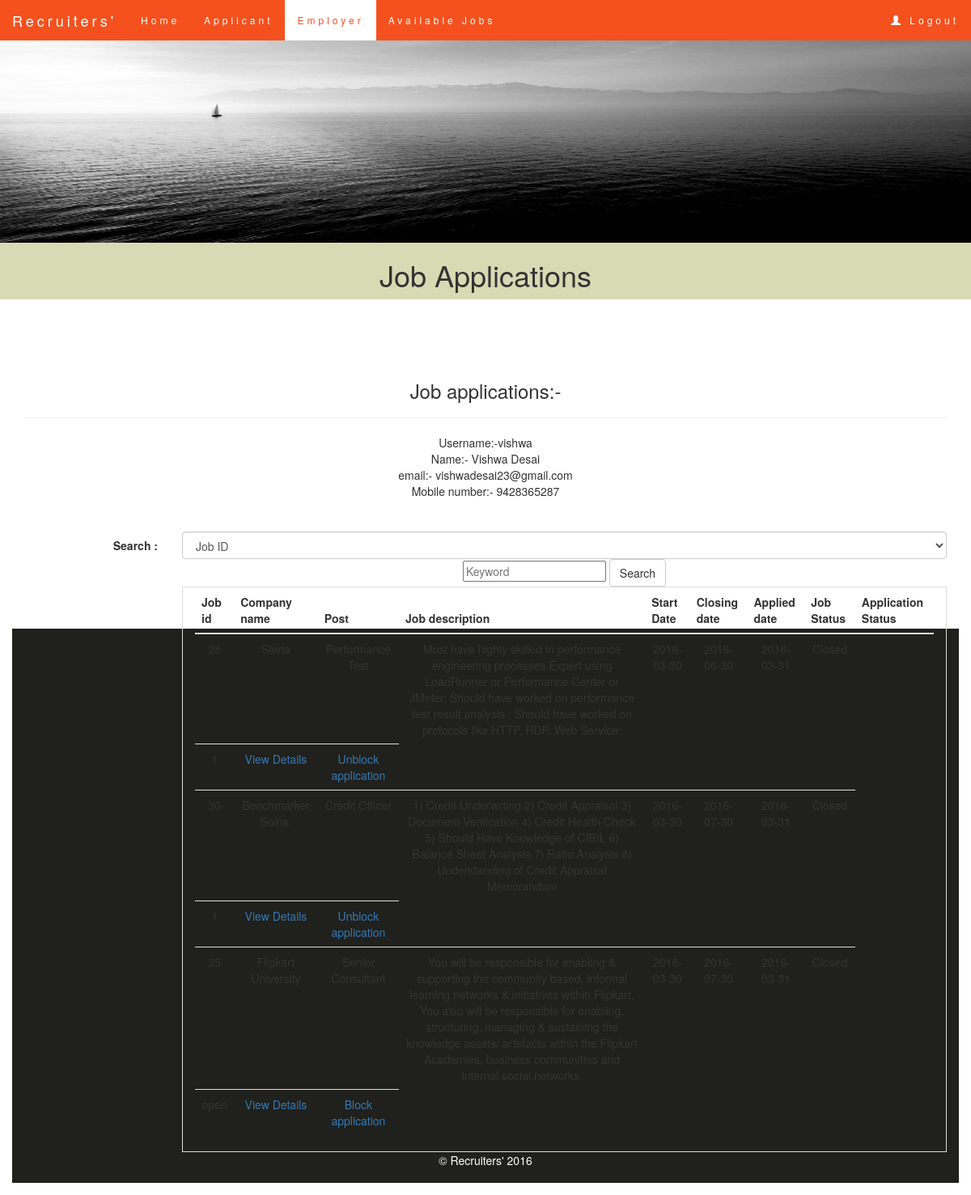
/admin/applications.php?id=18 (signed in), run on the app's committed database.
### tables this page shows
CREATE TABLE IF NOT EXISTS `employees` (
  `id` int(11) NOT NULL AUTO_INCREMENT,
  `username` varchar(10) NOT NULL,
  `email` varchar(255) NOT NULL,
  `password` varchar(50) NOT NULL,
  `fname` varchar(25) NOT NULL,
  `birthday` date NOT NULL,
  `city` varchar(50) NOT NULL,
  `number` bigint(12) NOT NULL,
  `experience` varchar(20) NOT NULL,
  `education` varchar(255) NOT NULL,
  `resume` varchar(500) NOT NULL,
  `univ` varchar(50) NOT NULL,
  `year` int(11) NOT NULL,
  `closejob` varchar(10) NOT NULL DEFAULT 'open',
  `showjob` int(11) NOT NULL,
  `propic` varchar(50) NOT NULL,
  PRIMARY KEY (`id`)
);

CREATE TABLE IF NOT EXISTS `jobapplications` (
  `unique_id` int(11) NOT NULL AUTO_INCREMENT,
  `job_id` int(10) NOT NULL,
  `company_id` int(11) NOT NULL,
  `employee_id` int(10) NOT NULL,
  `applied_date` date NOT NULL,
  `closejob` varchar(10) NOT NULL DEFAULT 'open',
  PRIMARY KEY (`unique_id`)
);

CREATE TABLE IF NOT EXISTS `postjob` (
  `username` varchar(10) NOT NULL,
  `cmpname` varchar(50) NOT NULL,
  `category` varchar(30) NOT NULL,
  `email` varchar(50) NOT NULL,
  `job_id` int(11) NOT NULL AUTO_INCREMENT,
  `company_id` int(11) NOT NULL,
  `role` varchar(100) NOT NULL,
  `jobdesc` varchar(1000) NOT NULL,
  `stipend` int(10) NOT NULL,
  `location` varchar(25) NOT NULL,
  `vacancy` int(5) NOT NULL,
  `profile` varchar(1000) NOT NULL,
  `posted_date` date NOT NULL,
  `contact` bigint(20) NOT NULL,
  `cmpdesc` varchar(1000) NOT NULL,
  `deadline` date NOT NULL,
  `closejob` varchar(10) NOT NULL DEFAULT 'open',
  `logos` varchar(500) NOT NULL,
  `notification` int(11) NOT NULL,
  `requestdate` date NOT NULL,
  PRIMARY KEY (`job_id`)
);

### admin/applications.php (the view, shortened to what this page needs)
<!DOCTYPE html>
<html lang="en">
<head>
    <link rel="stylesheet" href="http://maxcdn.bootstrapcdn.com/bootstrap/3.3.6/css/bootstrap.min.css">
   <link rel="stylesheet" href="\PHPProject\main.css">
</head>
<body>
    <nav class="navbar navbar-default navbar-fixed-top">
    <div class="container-fluid">
    <div class="navbar-header">
        <a class="navbar-brand" href="#">Recruiters'</a>
    </div>
    <ul class="nav navbar-nav">
        <li><a href="\PHPProject\admin\home.php">Home</a></li>
        <li ><a href="\PHPProject\admin\employee.php">Applicant</a></li>
        <li class="active"><a href="\PHPProject\admin\employer.php" >Employer</a></li>
        <li><a href="\PHPProject\admin\jobs.php">Available Jobs</a></li>
    </ul>
    <ul class="nav navbar-nav navbar-right" >
        <li><a href="\PHPProject\logout.php"><span class="glyphicon glyphicon-user"> </span>&nbsp;Logout</a></li>
    </ul>
    </div>
    </nav>
    <img class="img" src="\PHPProject\home_img.jpg.jpg" alt="home_img">
    <div class="container-fluid text-center register">
        <h1>Job Applications</h1>
    </div>
    <br/><br/><br/><br/>
<div class="container text-center">
<?php
$connecion=new PDO('mysql:host=localhost;dbname=project','root','');
$statement="SELECT * FROM employees WHERE id=?";
$query=$connecion->prepare($statement);
if(!$query->execute(array($_GET['id']))){
	echo "error";
	die();
}
if(!$row=$query->fetch(PDO::FETCH_OBJ)){
	echo"not available employee details";
	die();
}
echo "<h3>Job applications:-</h3>";
echo "<hr>";
echo "Username:-$row->username";
echo "<br>Name:- $row->fname";
echo "<br>email:- $row->email";
echo "<br>Mobile number:- $row->number";
?>
</div>
<br><br>
<div class="container text-center">
<form class="form-horizontal" role="form">
<div class="form-group">
<label class="control-label col-sm-2" for="category">Search : </label>
<div class="col-sm-10">
<select class="form-control" name='category' id="cat">
<option value="job_id">Job ID</option>
</select>
<input type="text" name="key" id="k" placeholder="Keyword">
<input type="submit" class="btn btn-default" value="Search" >
</form>
<div class="container-fluid table-bordered table-hover">
<table class="table">
<thead>
<tr>
<?php
$connection=new PDO('mysql:host=localhost;dbname=project','root','');
$flag=0;
if(isset($_GET['key'])){
				$flag=1;
				$key="%".$_GET['key']."%";
				$statement1="SELECT * FROM jobapplications WHERE employee_id=?";
				$query1=$connection->prepare($statement1);
				if(!$query1->execute(array($_GET['id']))){
					echo "error";
					die();
				}
}else{
	$flag=0;
	$statement1="SELECT * FROM jobapplications WHERE employee_id=?";
	$query1=$connection->prepare($statement1);
	if(!$query1->execute(array($_GET['id']))){
		echo "error";
		die();
	}
}
echo "<th>Job id</th>";
echo "<th>Company name</th>";
echo "<th>Post</th>";
echo "<th>Job description</th>";
echo "<th>Start Date</th>";
echo "<th>Closing date</th>";
echo "<th>Applied date</th>";
echo "<th>Job Status</th>";
echo "<th>Application Status</th></tr></thead><tbody>";
while($jobapplicationrow=$query1->fetch(PDO::FETCH_OBJ)){
	if($flag==1){
		$statement2="SELECT * FROM `postjob` WHERE `job_id`=$jobapplicationrow->job_id and `". $_GET['category']."` LIKE '". $key."'";
	}else{
		$statement2="SELECT * FROM postjob WHERE job_id=".$jobapplicationrow->job_id;
	}
	if(!$query2=$connection->query($statement2)){
		echo "error";
		die();
	}
	if(!$jobrow=$query2->fetch(PDO::FETCH_OBJ)){
		continue;
	}
	echo "<tr><td>$jobrow->job_id</td>";
	echo "<td>$jobrow->cmpname</td>";
	echo "<td>$jobrow->role</td>";
	echo "<td>$jobrow->jobdesc</td>";
	echo "<td>$jobrow->posted_date</td>";
	echo "<td>$jobrow->deadline</td>";
	echo "<td>$jobapplicationrow->applied_date</td>";
	$end_date=$jobrow->deadline;
	$today="20".date('y/m/d');
	if(strtotime($end_date)<strtotime($today)){
		echo "<td>Closed</td></tr>";
	}else{
		echo "<td>$jobrow->closejob</td>";
	}
	if($row->closejob=="blocked"){
		echo "<td>$row->closejob</td>";
		echo "<td><a href=\"viewjobdetails.php?employee_id=".$_GET['id']."&job_id=".$jobapplicationrow->job_id."\">View Details</a>";
		echo "<td>Account is inactive</td>";
	}else if($jobrow->closejob=="removed"){
		echo "<td>$jobrow->closejob</td>";
		echo "<td><a href=\"viewjobdetails.php?employee_id=".$_GET['id']."&job_id=".$jobapplicationrow->job_id."\">View Details</a>";
		echo "<td>Job is removed</td>";
	}
	else if($jobrow->closejob=="blocked"){
		echo "<td>$jobrow->closejob</td>";
		echo "<td><a href=\"viewjobdetails.php?employee_id=".$_GET['id']."&job_id=".$jobapplicationrow->job_id."\">View Details</a>";
		echo "<td>Job is blocked</td>";
	}else if($jobapplicationrow->closejob=="open"){
		echo "<td>$jobapplicationrow->closejob</td>";
		echo "<td><a href=\"viewjobdetails.php?employee_id=".$_GET['id']."&job_id=".$jobapplicationrow->job_id."\">View Details</a>";
		echo "<td><a href=\"blockapplication.php?employee_id=".$_GET['id']."&job_id=".$jobapplicationrow->job_id."\">Block application</a>";
	}else{
		echo "<td>$jobapplicationrow->closejob</td>";
		echo "<td><a href=\"viewjobdetails.php?employee_id=".$_GET['id']."&job_id=".$jobapplicationrow->job_id."\">View Details</a>";
		echo "<td><a href=\"unblockapplication.php?employee_id=".$_GET['id']."&job_id=".$jobapplicationrow->job_id."\">Unblock application</a>";
	}
}
?>
</tbody>
</table>
</div>
</div>
<br/><br/><br/><br/><br/><br/>
    <footer class="container-fluid text-center copyright">
        <p>&copy; Recruiters' 2016</p>
    </footer>
</body>
</html>

### main.css (style rules this page uses)
html,body { height: 100% }
.img { position:relative; height:300px; width:100%; }
.navbar { margin-bottom: 0; background-color: #f4511e; z-index: 9999; border: 0; font-size: 12px !important; line-height: 1.42857143 !important; letter-spacing: 4px; border-radius: 0; padding-top:-10px; padding-bottom:-10px; }
.navbar li a, .navbar .navbar-brand { color: #fff !important; }
.navbar-nav li a:hover, .navbar-nav li.active a { color: #f4511e !important; background-color: #fff !important; }
.copyright { background-color:rgb(32, 32, 28); color:white; padding:8px; }
.register { background-color:rgb(216, 218, 179); }

### data on the page
employees: username "vishwa", fname "Vishwa Desai", email "vishwadesai23@gmail.com", number "9428365287"
jobapplications: job.job_id "28", job.cmpname "Steria", job.role "Performance Test", job.jobdesc "Must have highly skilled in performance engineering processes Expert using LoadRunner or Performance Center or JMeter; Should have worked on performance test result analysis ; Should have worked on protocols like HTTP, RDP, Web Service;", job.posted_date "2016-03-30", job.deadline "2016-06-30", applied_date "2016-03-31", closejob "1"
jobapplications: job.job_id "30", job.cmpname "Benchmarker Solns.", job.role "Credit Officer", job.jobdesc "1) Credit Underwrting 2) Credit Appraisal 3) Document Verification 4) Credit Health Check 5) Should Have Knowledge of CIBIL 6) Balance Sheet Analysis 7) Ratio Analysis 8) Understanding of Credit Appraisal Memorandum", job.posted_date "2016-03-30", job.deadline "2016-07-30", applied_date "2016-03-31", closejob "1"
jobapplications: job.job_id "25", job.cmpname "Flipkart University", job.role "Senior Consultant", job.jobdesc "You will be responsible for enabling & supporting the community based, informal learning networks & initiatives within Flipkart. You also will be responsible for enabling, structuring, managing & sustaining the knowledge assets/ artefacts within the Flipkart Academies, business communities and internal social networks.", job.posted_date "2016-03-30", job.deadline "2016-07-30", applied_date "2016-03-31", closejob "open"
